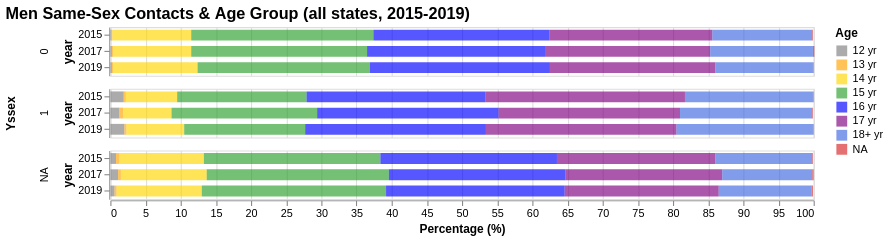

Vega-Lite specification for this chart:
### Vega-Lite specification from a JSON file in a GitHub repository (floating-point values rounded to 4 significant figures)
{"config": {"view": {"continuousWidth": 400, "continuousHeight": 300}, "range": {"category": ["gray", "orange", "gold", "#2ca02c", "blue", "purple", "royalblue", "#d62728"]}, "title": {"fontSize": 15}}, "data": {"name": "data-c91d2990f5b550bb8f6a646fba8cde91"}, "mark": {"type": "bar", "opacity": 0.66, "size": 10}, "encoding": {"color": {"field": "Age", "sort": {"field": "order", "order": "ascending"}, "type": "nominal"}, "order": {"field": "order", "type": "nominal"}, "row": {"field": "Yssex", "spacing": 10, "type": "nominal"}, "tooltip": [{"field": "state", "title": "State", "type": "nominal"}, {"field": "year", "title": "Year", "type": "ordinal"}, {"field": "Age", "title": "Age", "type": "nominal"}, {"field": "percent", "title": "Percent (%)", "type": "quantitative"}], "x": {"aggregate": "sum", "axis": {"title": "Percentage (%)"}, "field": "percent", "scale": {"domainMax": 100}, "type": "quantitative"}, "y": {"field": "year", "type": "ordinal"}}, "height": 45, "selection": {"selector007": {"type": "interval", "bind": "scales", "encodings": ["x", "y"]}}, "title": "Men Same-Sex Contacts & Age Group (all states, 2015-2019)", "transform": [{"calculate": "[datum.age]", "as": "order"}], "width": 650, "$schema": "https://vega.github.io/schema/vega-lite/v4.17.0.json", "datasets": {"data-c91d2990f5b550bb8f6a646fba8cde91": [{"year": 2015, "Yssex": "0", "Age": "12 yr", "percent": 0.1}, {"year": 2015, "Yssex": "0", "Age": "13 yr", "percent": 0.2}, {"year": 2015, "Yssex": "0", "Age": "14 yr", "percent": 11.2}, {"year": 2015, "Yssex": "0", "Age": "15 yr", "percent": 25.9}, {"year": 2015, "Yssex": "0", "Age": "16 yr", "percent": 25.0}, {"year": 2015, "Yssex": "0", "Age": "17 yr", "percent": 23.2}, {"year": 2015, "Yssex": "0", "Age": "18+ yr", "percent": 14.2}, {"year": 2015, "Yssex": "0", "Age": "NA", "percent": 0.1}, {"year": 2015, "Yssex": "1", "Age": "12 yr", "percent": 1.9}, {"year": 2015, "Yssex": "1", "Age": "13 yr", "percent": 0.3}, {"year": 2015, "Yssex": "1", "Age": "14 yr", "percent": 7.3}, {"year": 2015, "Yssex": "1", "Age": "15 yr", "percent": 18.4}, {"year": 2015, "Yssex": "1", "Age": "16 yr", "percent": 25.4}, {"year": 2015, "Yssex": "1", "Age": "17 yr", "percent": 28.4}, {"year": 2015, "Yssex": "1", "Age": "18+ yr", "percent": 18.2}, {"year": 2015, "Yssex": "1", "Age": "NA", "percent": 0.1}, {"year": 2015, "Yssex": "NA", "Age": "12 yr", "percent": 0.8}, {"year": 2015, "Yssex": "NA", "Age": "13 yr", "percent": 0.5}, {"year": 2015, "Yssex": "NA", "Age": "14 yr", "percent": 12.0}, {"year": 2015, "Yssex": "NA", "Age": "15 yr", "percent": 25.1}, {"year": 2015, "Yssex": "NA", "Age": "16 yr", "percent": 25.1}, {"year": 2015, "Yssex": "NA", "Age": "17 yr", "percent": 22.5}, {"year": 2015, "Yssex": "NA", "Age": "18+ yr", "percent": 13.8}, {"year": 2015, "Yssex": "NA", "Age": "NA", "percent": 0.1}, {"year": 2017, "Yssex": "0", "Age": "12 yr", "percent": 0.2}, {"year": 2017, "Yssex": "0", "Age": "13 yr", "percent": 0.2}, {"year": 2017, "Yssex": "0", "Age": "14 yr", "percent": 11.1}, {"year": 2017, "Yssex": "0", "Age": "15 yr", "percent": 25.0}, {"year": 2017, "Yssex": "0", "Age": "16 yr", "percent": 25.3}, {"year": 2017, "Yssex": "0", "Age": "17 yr", "percent": 23.5}, {"year": 2017, "Yssex": "0", "Age": "18+ yr", "percent": 14.6}, {"year": 2017, "Yssex": "0", "Age": "NA", "percent": 0.2}, {"year": 2017, "Yssex": "1", "Age": "12 yr", "percent": 1.3}, {"year": 2017, "Yssex": "1", "Age": "13 yr", "percent": 0.5}, {"year": 2017, "Yssex": "1", "Age": "14 yr", "percent": 6.9}, {"year": 2017, "Yssex": "1", "Age": "15 yr", "percent": 20.7}, {"year": 2017, "Yssex": "1", "Age": "16 yr", "percent": 25.8}, {"year": 2017, "Yssex": "1", "Age": "17 yr", "percent": 25.8}, {"year": 2017, "Yssex": "1", "Age": "18+ yr", "percent": 18.8}, {"year": 2017, "Yssex": "1", "Age": "NA", "percent": 0.1}, {"year": 2017, "Yssex": "NA", "Age": "12 yr", "percent": 1.1}, {"year": 2017, "Yssex": "NA", "Age": "13 yr", "percent": 0.4}, {"year": 2017, "Yssex": "NA", "Age": "14 yr", "percent": 12.2}, {"year": 2017, "Yssex": "NA", "Age": "15 yr", "percent": 25.9}, {"year": 2017, "Yssex": "NA", "Age": "16 yr", "percent": 25.1}, {"year": 2017, "Yssex": "NA", "Age": "17 yr", "percent": 22.3}, {"year": 2017, "Yssex": "NA", "Age": "18+ yr", "percent": 12.8}, {"year": 2017, "Yssex": "NA", "Age": "NA", "percent": 0.2}, {"year": 2019, "Yssex": "0", "Age": "12 yr", "percent": 0.2}, {"year": 2019, "Yssex": "0", "Age": "13 yr", "percent": 0.2}, {"year": 2019, "Yssex": "0", "Age": "14 yr", "percent": 12.0}, {"year": 2019, "Yssex": "0", "Age": "15 yr", "percent": 24.5}, {"year": 2019, "Yssex": "0", "Age": "16 yr", "percent": 25.6}, {"year": 2019, "Yssex": "0", "Age": "17 yr", "percent": 23.5}, {"year": 2019, "Yssex": "0", "Age": "18+ yr", "percent": 13.9}, {"year": 2019, "Yssex": "0", "Age": "NA", "percent": 0.1}, {"year": 2019, "Yssex": "1", "Age": "12 yr", "percent": 2.0}, {"year": 2019, "Yssex": "1", "Age": "13 yr", "percent": 0.3}, {"year": 2019, "Yssex": "1", "Age": "14 yr", "percent": 8.2}, {"year": 2019, "Yssex": "1", "Age": "15 yr", "percent": 17.2}, {"year": 2019, "Yssex": "1", "Age": "16 yr", "percent": 25.7}, {"year": 2019, "Yssex": "1", "Age": "17 yr", "percent": 27.1}, {"year": 2019, "Yssex": "1", "Age": "18+ yr", "percent": 19.4}, {"year": 2019, "Yssex": "1", "Age": "NA", "percent": 0.1}, {"year": 2019, "Yssex": "NA", "Age": "12 yr", "percent": 0.6}, {"year": 2019, "Yssex": "NA", "Age": "13 yr", "percent": 0.3}, {"year": 2019, "Yssex": "NA", "Age": "14 yr", "percent": 12.1}, {"year": 2019, "Yssex": "NA", "Age": "15 yr", "percent": 26.2}, {"year": 2019, "Yssex": "NA", "Age": "16 yr", "percent": 25.4}, {"year": 2019, "Yssex": "NA", "Age": "17 yr", "percent": 21.9}, {"year": 2019, "Yssex": "NA", "Age": "18+ yr", "percent": 13.2}, {"year": 2019, "Yssex": "NA", "Age": "NA", "percent": 0.2}]}}
